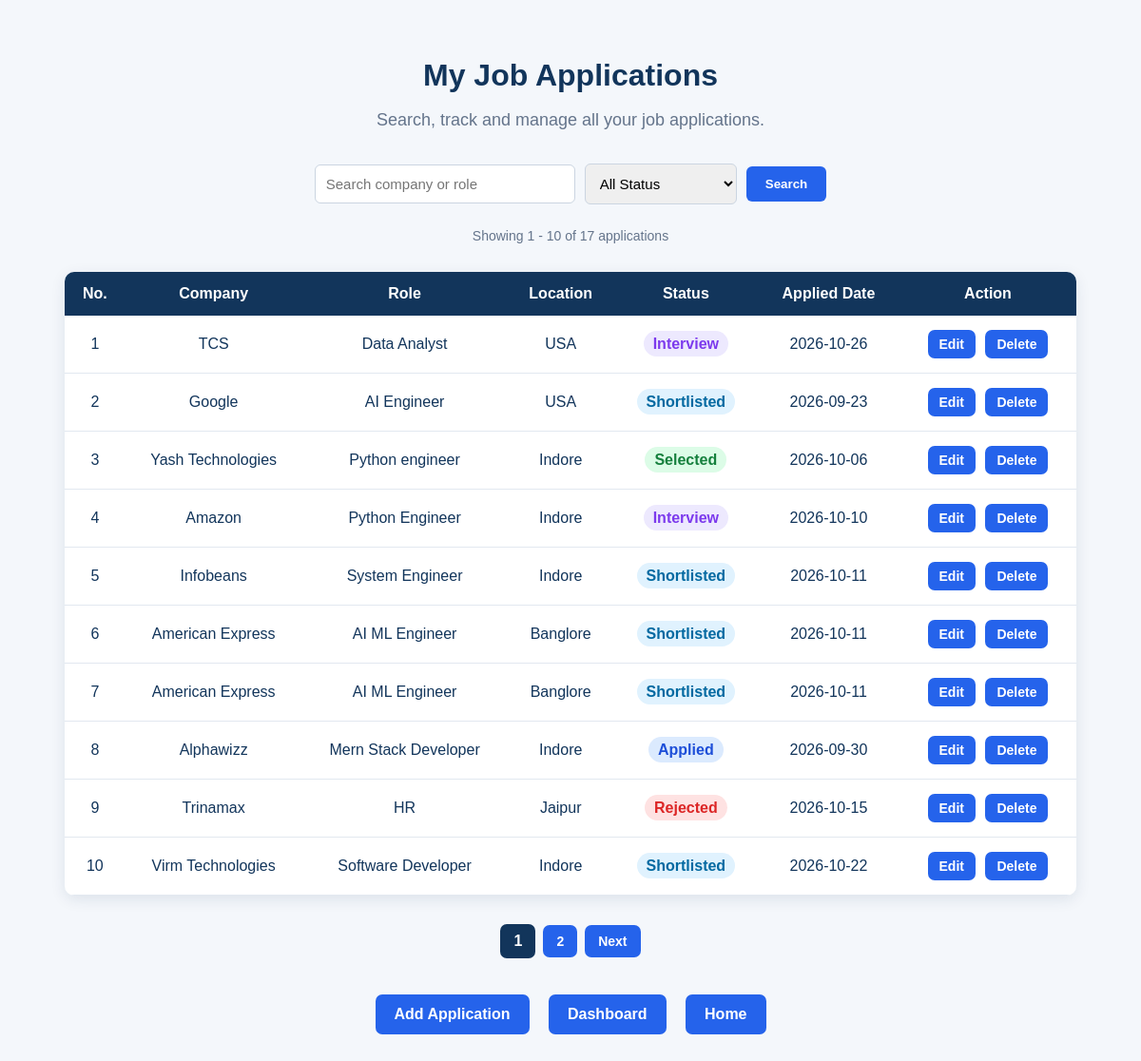
The app's page /applications with its own data.
### tables this page shows
CREATE TABLE applications (
            id INTEGER PRIMARY KEY AUTOINCREMENT,
            company TEXT NOT NULL,
            role TEXT NOT NULL,
            location TEXT,
            status TEXT,
            applied_date TEXT
        );

### app.py (the view, shortened to what this page needs)
@app.route("/applications")
def applications():
    search = request.args.get("search", "")
    status = request.args.get("status", "")
    page = request.args.get("page", 1, type=int)
    if page < 1:
        page = 1
    per_page = 10
    offset = (page - 1) * per_page
    conn = sqlite3.connect("database.db")
    cursor = conn.cursor()
    count_query = """
        SELECT COUNT(*)
        FROM applications
        WHERE 1=1
    """
    count_parameters = []
    if search:
        count_query += """
            AND (company LIKE ? OR role LIKE ?)
        """
        count_parameters.append("%" + search + "%")
        count_parameters.append("%" + search + "%")
    if status:
        count_query += """
            AND status = ?
        """
        count_parameters.append(status)
    cursor.execute(
        count_query,
        count_parameters
    )
    total_applications = cursor.fetchone()[0]
    query = """
        SELECT *
        FROM applications
        WHERE 1=1
    """
    parameters = []
    if search:
        query += """
            AND (company LIKE ? OR role LIKE ?)
        """
        parameters.append("%" + search + "%")
        parameters.append("%" + search + "%")
    if status:
        query += """
            AND status = ?
        """
        parameters.append(status)
    query += """
        ORDER BY id ASC
        LIMIT ? OFFSET ?
    """
    parameters.append(per_page)
    parameters.append(offset)
    cursor.execute(
        query,
        parameters
    )
    applications_list = cursor.fetchall()
    conn.close()
    if total_applications == 0:
        total_pages = 1
    else:
        total_pages = (
            total_applications + per_page - 1
        ) // per_page
    if total_applications == 0:
        start_number = 0
        end_number = 0
    else:
        start_number = offset + 1
        end_number = min(
            offset + per_page,
            total_applications
        )
    return render_template(
        "applications.html",
        applications=applications_list,
        page=page,
        total_pages=total_pages,
        total_applications=total_applications,
        start_number=start_number,
        end_number=end_number,
        search=search,
        status=status
    )

### templates/applications.html (shortened to what this page needs)
<!DOCTYPE html>
<html>
<head>
    <link rel="stylesheet"
          href="{{ url_for('static', filename='style.css') }}">
</head>
<body>
    <h1>My Job Applications</h1>
    <p class="subtitle">
        Search, track and manage all your job applications.
    </p>
    <div class="search-container">
        <form action="/applications" method="GET">
            <input
                type="text"
                name="search"
                placeholder="Search company or role"
                value="{{ search }}"
            >
            <select name="status">
                <option value="">
                    All Status
                </option>
            </select>
            <button type="submit">
                Search
            </button>
        </form>
    </div>
    <p class="application-count">
        {% if total_applications > 0 %}
            Showing
            {{ start_number }}
            -
            {{ end_number }}
            of
            {{ total_applications }}
            applications
        {% else %}
            No applications found.
        {% endif %}
    </p>
    <table>
        <tr>
            <th>No.</th>
            <th>Company</th>
            <th>Role</th>
            <th>Location</th>
            <th>Status</th>
            <th>Applied Date</th>
            <th>Action</th>
        </tr>
        {% for application in applications %}
        <tr>
            <td>
                {{ (page - 1) * 10 + loop.index }}
            </td>
            <td>
                {{ application[1] }}
            </td>
            <td>
                {{ application[2] }}
            </td>
            <td>
                {{ application[3] }}
            </td>
            <td>
                {% if application[4] == "Applied" %}
                    <span class="status-applied">
                        Applied
                    </span>
                {% elif application[4] == "Shortlisted" %}
                    <span class="status-shortlisted">
                        Shortlisted
                    </span>
                {% elif application[4] == "Interview" %}
                    <span class="status-interview">
                        Interview
                    </span>
                {% elif application[4] == "Selected" %}
                    <span class="status-selected">
                        Selected
                    </span>
                {% elif application[4] == "Rejected" %}
                    <span class="status-rejected">
                        Rejected
                    </span>
                {% endif %}
            </td>
            <td>
                {{ application[5] }}
            </td>
            <td>
                <a href="/edit/{{ application[0] }}">
                    Edit
                </a>
                <a
                    href="/delete/{{ application[0] }}"
                    onclick="return confirm('Are you sure you want to delete this application?')"
                >
                    Delete
                </a>
            </td>
        </tr>
        {% endfor %}
    </table>
    {% if total_pages > 1 %}
    <div class="pagination">
        {% for page_number in range(1, total_pages + 1) %}
            {% if page_number == page %}
                <span class="current-page">
                    {{ page_number }}
                </span>
            {% else %}
                <a
                    href="/applications?page={{ page_number }}&search={{ search }}&status={{ status }}"
                >
                    {{ page_number }}
                </a>
            {% endif %}
        {% endfor %}
        {% if page < total_pages %}
            <a
                href="/applications?page={{ page + 1 }}&search={{ search }}&status={{ status }}"
            >
                Next
            </a>
        {% endif %}
    </div>
    {% endif %}
    <div class="dashboard-buttons">
        <a href="/add">
            Add Application
        </a>
        <a href="/dashboard">
            Dashboard
        </a>
        <a href="/">
            Home
        </a>
    </div>
</body>
</html>

### static/style.css (style rules this page uses)
body { font-family: Arial, sans-serif; background-color: #f4f7fb; color: #12355b; text-align: center; margin: 0; padding: 40px; }
h1 { margin-bottom: 10px; color: #12355b; }
a { display: inline-block; padding: 12px 20px; margin: 8px; text-decoration: none; background-color: #2563eb; color: white; border-radius: 7px; font-weight: 600; transition: 0.2s; }
.subtitle { font-size: 18px; color: #64748b; margin-bottom: 35px; }
.search-container { margin: 25px auto; }
.search-container form { display: flex; justify-content: center; align-items: center; gap: 10px; flex-wrap: wrap; }
.search-container input, .search-container select { padding: 11px; border: 1px solid #cbd5e1; border-radius: 6px; font-size: 15px; }
.search-container input { width: 250px; }
.search-container select { width: 160px; }
.search-container button { padding: 11px 20px; background-color: #2563eb; color: white; border: none; border-radius: 6px; cursor: pointer; font-weight: bold; }
table { width: 95%; margin: 30px auto; border-collapse: collapse; background-color: white; box-shadow: 0 4px 15px rgba(18, 53, 91, 0.10); border-radius: 10px; overflow: hidden; }
th { background-color: #12355b; color: white; padding: 14px; }
td { padding: 12px; border-bottom: 1px solid #e2e8f0; }
table a { padding: 7px 12px; margin: 3px; font-size: 14px; }
.status-applied { background-color: #dbeafe; color: #1d4ed8; padding: 5px 10px; border-radius: 20px; font-weight: bold; }
.status-shortlisted { background-color: #e0f2fe; color: #0369a1; padding: 5px 10px; border-radius: 20px; font-weight: bold; }
.status-interview { background-color: #ede9fe; color: #7c3aed; padding: 5px 10px; border-radius: 20px; font-weight: bold; }
.status-selected { background-color: #dcfce7; color: #15803d; padding: 5px 10px; border-radius: 20px; font-weight: bold; }
.status-rejected { background-color: #fee2e2; color: #dc2626; padding: 5px 10px; border-radius: 20px; font-weight: bold; }
.pagination { margin: 30px auto; display: flex; justify-content: center; align-items: center; gap: 8px; }
.pagination a { margin: 0; padding: 9px 14px; font-size: 14px; }
.pagination .current-page { display: inline-block; padding: 9px 14px; background-color: #12355b; color: white; border-radius: 7px; font-weight: bold; }
.application-count { color: #64748b; font-size: 14px; margin: 20px 0; }

### records on screen
applications: index "1", company "TCS", role "Data Analyst", location "USA", status "Interview", applied_date "2026-10-26"
applications: index "2", company "Google", role "AI Engineer", location "USA", status "Shortlisted", applied_date "2026-09-23"
applications: index "3", company "Yash Technologies", role "Python engineer", location "Indore", status "Selected", applied_date "2026-10-06"
applications: index "4", company "Amazon", role "Python Engineer", location "Indore", status "Interview", applied_date "2026-10-10"
applications: index "5", company "Infobeans", role "System Engineer", location "Indore", status "Shortlisted", applied_date "2026-10-11"
applications: index "6", company "American Express", role "AI ML Engineer", location "Banglore", status "Shortlisted", applied_date "2026-10-11"
applications: index "7", company "American Express", role "AI ML Engineer", location "Banglore", status "Shortlisted", applied_date "2026-10-11"
applications: index "8", company "Alphawizz", role "Mern Stack Developer", location "Indore", status "Applied", applied_date "2026-09-30"
applications: index "9", company "Trinamax", role "HR", location "Jaipur", status "Rejected", applied_date "2026-10-15"
applications: index "10", company "Virm Technologies", role "Software Developer", location "Indore", status "Shortlisted", applied_date "2026-10-22"

### other values on screen
{{ start_number }} "1"
{{ end_number }} "10"
{{ total_applications }} "17"
{{ page_number }} "1"
{{ page_number }} "2"
